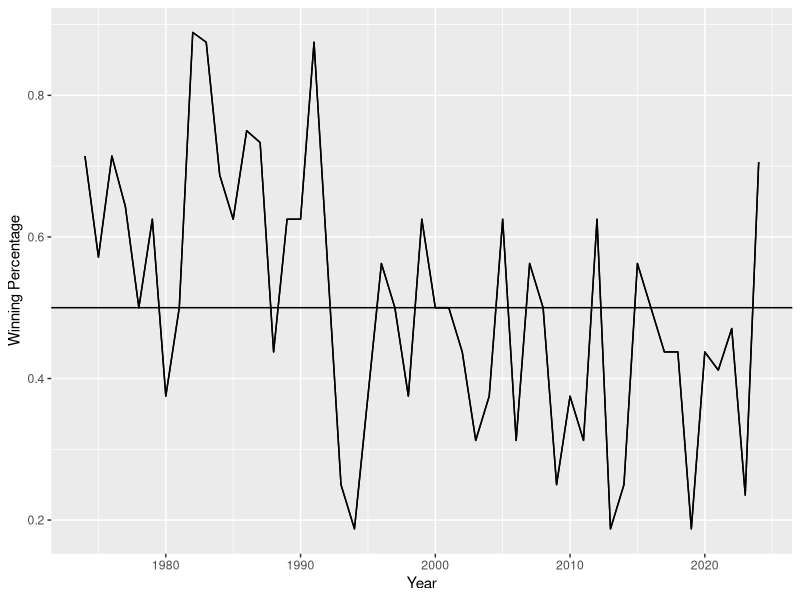

Here is the R script that generated this plot:
## ---- chunk 1
#| echo: false
#| message: false
#| warning: false
#| label: fig-chart
#| fig-cap: "Washington Football Team Winning Percentage: Last 50 Years"
library(tidyverse)
setwd("~/Library/CloudStorage/OneDrive-moxtek.com/R/20250124 DK Website")
df <- read_delim("redskins.txt", delim = "\t", escape_double = FALSE, trim_ws = TRUE)
df$percent=df$Wins/(df$Wins+df$Losses+df$Ties)
df |> 
  ggplot(aes(Year, percent)) +
  geom_path() +
  geom_path() +
  geom_hline(yintercept = .5) +
  labs(y="Winning Percentage")
